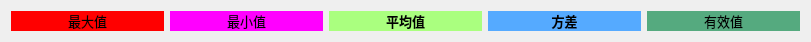
  <widget class="QWidget" name="horizontalLayoutWidget">
   <property name="geometry">
    <rect>
     <x>230</x>
     <y>110</y>
     <width>811</width>
     <height>28</height>
    </rect>
   </property>
   <layout class="QHBoxLayout" name="horizontalLayout">
    <item>
     <widget class="QLabel" name="label_time_max_0">
      <property name="font">
       <font>
        <pointsize>10</pointsize>
       </font>
      </property>
      <property name="styleSheet">
       <string notr="true">background-color: rgb(255, 0, 0);</string>
      </property>
      <property name="text">
       <string>&lt;html&gt;&lt;head/&gt;&lt;body&gt;&lt;p align=&quot;center&quot;&gt;最大值&lt;/p&gt;&lt;/body&gt;&lt;/html&gt;</string>
      </property>
     </widget>
    </item>
    <item>
     <widget class="QLabel" name="label_time_min_0">
      <property name="font">
       <font>
        <pointsize>10</pointsize>
       </font>
      </property>
      <property name="styleSheet">
       <string notr="true">background-color: rgb(255, 0, 255);</string>
      </property>
      <property name="text">
       <string>&lt;html&gt;&lt;head/&gt;&lt;body&gt;&lt;p align=&quot;center&quot;&gt;最小值&lt;/p&gt;&lt;/body&gt;&lt;/html&gt;</string>
      </property>
     </widget>
    </item>
    <item>
     <widget class="QLabel" name="label_time_mean_0">
      <property name="font">
       <font>
        <pointsize>10</pointsize>
        <weight>75</weight>
        <bold>true</bold>
       </font>
      </property>
      <property name="styleSheet">
       <string notr="true">background-color: rgb(85, 0, 255);
background-color: rgb(170, 255, 127);</string>
      </property>
      <property name="text">
       <string>&lt;html&gt;&lt;head/&gt;&lt;body&gt;&lt;p align=&quot;center&quot;&gt;平均值&lt;/p&gt;&lt;/body&gt;&lt;/html&gt;</string>
      </property>
     </widget>
    </item>
    <item>
     <widget class="QLabel" name="label_time_var_0">
      <property name="font">
       <font>
        <pointsize>10</pointsize>
        <weight>75</weight>
        <bold>true</bold>
       </font>
      </property>
      <property name="styleSheet">
       <string notr="true">background-color: rgb(255, 170, 255);
background-color: rgb(85, 170, 255);</string>
      </property>
      <property name="text">
       <string>&lt;html&gt;&lt;head/&gt;&lt;body&gt;&lt;p align=&quot;center&quot;&gt;方差&lt;/p&gt;&lt;/body&gt;&lt;/html&gt;</string>
      </property>
     </widget>
    </item>
    <item>
     <widget class="QLabel" name="label_time_rms_0">
      <property name="font">
       <font>
        <pointsize>10</pointsize>
       </font>
      </property>
      <property name="styleSheet">
       <string notr="true">background-color: rgb(85, 170, 127);</string>
      </property>
      <property name="text">
       <string>&lt;html&gt;&lt;head/&gt;&lt;body&gt;&lt;p align=&quot;center&quot;&gt;有效值&lt;/p&gt;&lt;/body&gt;&lt;/html&gt;</string>
      </property>
     </widget>
    </item>
   </layout>
  </widget>
